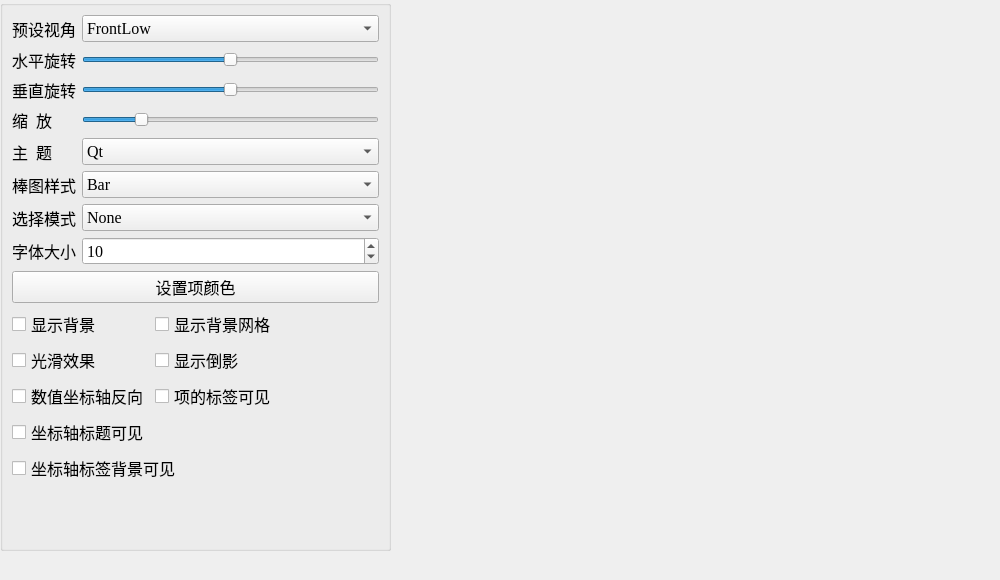
<?xml version="1.0" encoding="UTF-8"?>
<ui version="4.0">
 <class>Test3DBar</class>
 <widget class="QMainWindow" name="Test3DBar">
  <property name="geometry">
   <rect>
    <x>0</x>
    <y>0</y>
    <width>1000</width>
    <height>580</height>
   </rect>
  </property>
  <property name="minimumSize">
   <size>
    <width>1000</width>
    <height>580</height>
   </size>
  </property>
  <property name="maximumSize">
   <size>
    <width>1000</width>
    <height>580</height>
   </size>
  </property>
  <property name="font">
   <font>
    <family>Times New Roman</family>
    <pointsize>12</pointsize>
   </font>
  </property>
  <property name="windowTitle">
   <string>MainWindow</string>
  </property>
  <widget class="QWidget" name="centralwidget">
   <widget class="QGroupBox" name="groupBox">
    <property name="geometry">
     <rect>
      <x>0</x>
      <y>0</y>
      <width>391</width>
      <height>551</height>
     </rect>
    </property>
    <property name="title">
     <string/>
    </property>
    <layout class="QVBoxLayout" name="verticalLayout">
     <item>
      <layout class="QGridLayout" name="gridLayout">
       <item row="0" column="0">
        <widget class="QLabel" name="label_5">
         <property name="text">
          <string>预设视角</string>
         </property>
         <property name="buddy">
          <cstring>comboCamera</cstring>
         </property>
        </widget>
       </item>
       <item row="0" column="1">
        <widget class="QComboBox" name="comboCamera">
         <item>
          <property name="text">
           <string>FrontLow</string>
          </property>
         </item>
         <item>
          <property name="text">
           <string>Front</string>
          </property>
         </item>
         <item>
          <property name="text">
           <string>FrontHigh</string>
          </property>
         </item>
         <item>
          <property name="text">
           <string>LeftLow</string>
          </property>
         </item>
         <item>
          <property name="text">
           <string>Left</string>
          </property>
         </item>
         <item>
          <property name="text">
           <string>LeftHigh</string>
          </property>
         </item>
         <item>
          <property name="text">
           <string>RightLow</string>
          </property>
         </item>
         <item>
          <property name="text">
           <string>Right</string>
          </property>
         </item>
         <item>
          <property name="text">
           <string>RightHigh</string>
          </property>
         </item>
         <item>
          <property name="text">
           <string>BehindLow</string>
          </property>
         </item>
         <item>
          <property name="text">
           <string>Behind</string>
          </property>
         </item>
         <item>
          <property name="text">
           <string>BehindHigh</string>
          </property>
         </item>
         <item>
          <property name="text">
           <string>IsometricLeft</string>
          </property>
         </item>
         <item>
          <property name="text">
           <string>IsometricLeftHigh</string>
          </property>
         </item>
         <item>
          <property name="text">
           <string>IsometricRight</string>
          </property>
         </item>
         <item>
          <property name="text">
           <string>IsometricRightHigh</string>
          </property>
         </item>
         <item>
          <property name="text">
           <string>DirectlyAbove</string>
          </property>
         </item>
         <item>
          <property name="text">
           <string>DirectlyAboveCW45</string>
          </property>
         </item>
         <item>
          <property name="text">
           <string>DirectlyAboveCCW45</string>
          </property>
         </item>
         <item>
          <property name="text">
           <string>FrontBelow</string>
          </property>
         </item>
         <item>
          <property name="text">
           <string>LeftBelow</string>
          </property>
         </item>
         <item>
          <property name="text">
           <string>RightBelow</string>
          </property>
         </item>
         <item>
          <property name="text">
           <string>BehindBelow</string>
          </property>
         </item>
         <item>
          <property name="text">
           <string>DirectlyBelow</string>
          </property>
         </item>
        </widget>
       </item>
       <item row="1" column="0">
        <widget class="QLabel" name="label_6">
         <property name="text">
          <string>水平旋转</string>
         </property>
         <property name="buddy">
          <cstring>sliderH</cstring>
         </property>
        </widget>
       </item>
       <item row="1" column="1">
        <widget class="QSlider" name="sliderH">
         <property name="minimum">
          <number>-180</number>
         </property>
         <property name="maximum">
          <number>180</number>
         </property>
         <property name="orientation">
          <enum>Qt::Horizontal</enum>
         </property>
        </widget>
       </item>
       <item row="2" column="0">
        <widget class="QLabel" name="label_7">
         <property name="text">
          <string>垂直旋转</string>
         </property>
         <property name="buddy">
          <cstring>sliderV</cstring>
         </property>
        </widget>
       </item>
       <item row="2" column="1">
        <widget class="QSlider" name="sliderV">
         <property name="minimum">
          <number>-180</number>
         </property>
         <property name="maximum">
          <number>180</number>
         </property>
         <property name="orientation">
          <enum>Qt::Horizontal</enum>
         </property>
        </widget>
       </item>
       <item row="3" column="0">
        <widget class="QLabel" name="label_8">
         <property name="text">
          <string>缩  放</string>
         </property>
         <property name="buddy">
          <cstring>sliderZoom</cstring>
         </property>
        </widget>
       </item>
       <item row="3" column="1">
        <widget class="QSlider" name="sliderZoom">
         <property name="minimum">
          <number>10</number>
         </property>
         <property name="maximum">
          <number>500</number>
         </property>
         <property name="value">
          <number>100</number>
         </property>
         <property name="orientation">
          <enum>Qt::Horizontal</enum>
         </property>
        </widget>
       </item>
       <item row="4" column="0">
        <widget class="QLabel" name="label">
         <property name="text">
          <string>主  题</string>
         </property>
         <property name="buddy">
          <cstring>cBoxTheme</cstring>
         </property>
        </widget>
       </item>
       <item row="4" column="1">
        <widget class="QComboBox" name="cBoxTheme">
         <item>
          <property name="text">
           <string>Qt</string>
          </property>
         </item>
         <item>
          <property name="text">
           <string>Primary Colors</string>
          </property>
         </item>
         <item>
          <property name="text">
           <string>Digia</string>
          </property>
         </item>
         <item>
          <property name="text">
           <string>StoneMoss</string>
          </property>
         </item>
         <item>
          <property name="text">
           <string>ArmyBlue</string>
          </property>
         </item>
         <item>
          <property name="text">
           <string>Retro</string>
          </property>
         </item>
         <item>
          <property name="text">
           <string>Ebony</string>
          </property>
         </item>
         <item>
          <property name="text">
           <string>Isabelle</string>
          </property>
         </item>
        </widget>
       </item>
       <item row="5" column="0">
        <widget class="QLabel" name="label_2">
         <property name="text">
          <string>棒图样式</string>
         </property>
         <property name="buddy">
          <cstring>cBoxBarStyle</cstring>
         </property>
        </widget>
       </item>
       <item row="5" column="1">
        <widget class="QComboBox" name="cBoxBarStyle">
         <item>
          <property name="text">
           <string>Bar</string>
          </property>
         </item>
         <item>
          <property name="text">
           <string>Cube</string>
          </property>
         </item>
         <item>
          <property name="text">
           <string>Pyramid</string>
          </property>
         </item>
         <item>
          <property name="text">
           <string>Cone</string>
          </property>
         </item>
         <item>
          <property name="text">
           <string>Cylinder</string>
          </property>
         </item>
         <item>
          <property name="text">
           <string>BevelBar</string>
          </property>
         </item>
         <item>
          <property name="text">
           <string>BevelCube</string>
          </property>
         </item>
         <item>
          <property name="text">
           <string>Sphere</string>
          </property>
         </item>
         <item>
          <property name="text">
           <string>Minimal</string>
          </property>
         </item>
         <item>
          <property name="text">
           <string>Arrow</string>
          </property>
         </item>
         <item>
          <property name="text">
           <string>Point</string>
          </property>
         </item>
        </widget>
       </item>
       <item row="6" column="0">
        <widget class="QLabel" name="label_3">
         <property name="text">
          <string>选择模式</string>
         </property>
         <property name="buddy">
          <cstring>cBoxSelectionMode</cstring>
         </property>
        </widget>
       </item>
       <item row="6" column="1">
        <widget class="QComboBox" name="cBoxSelectionMode">
         <item>
          <property name="text">
           <string>None</string>
          </property>
         </item>
         <item>
          <property name="text">
           <string>Item</string>
          </property>
         </item>
         <item>
          <property name="text">
           <string>Row</string>
          </property>
         </item>
         <item>
          <property name="text">
           <string>Item And Row</string>
          </property>
         </item>
         <item>
          <property name="text">
           <string>Column</string>
          </property>
         </item>
         <item>
          <property name="text">
           <string>Item And Column</string>
          </property>
         </item>
         <item>
          <property name="text">
           <string>Row And Column</string>
          </property>
         </item>
         <item>
          <property name="text">
           <string>Item Row And Column</string>
          </property>
         </item>
         <item>
          <property name="text">
           <string>Slice</string>
          </property>
         </item>
        </widget>
       </item>
       <item row="7" column="0">
        <widget class="QLabel" name="label_4">
         <property name="text">
          <string>字体大小</string>
         </property>
         <property name="buddy">
          <cstring>spinFontSize</cstring>
         </property>
        </widget>
       </item>
       <item row="7" column="1">
        <widget class="QSpinBox" name="spinFontSize">
         <property name="minimum">
          <number>5</number>
         </property>
         <property name="value">
          <number>10</number>
         </property>
        </widget>
       </item>
      </layout>
     </item>
     <item>
      <widget class="QPushButton" name="btnBarColor">
       <property name="text">
        <string>设置项颜色</string>
       </property>
      </widget>
     </item>
     <item>
      <layout class="QGridLayout" name="gridLayout_2">
       <item row="0" column="0">
        <widget class="QCheckBox" name="chkBoxBackground">
         <property name="text">
          <string>显示背景</string>
         </property>
        </widget>
       </item>
       <item row="0" column="1" colspan="2">
        <widget class="QCheckBox" name="chkBoxGrid">
         <property name="text">
          <string>显示背景网格</string>
         </property>
        </widget>
       </item>
       <item row="1" column="0">
        <widget class="QCheckBox" name="chkBoxSmooth">
         <property name="text">
          <string>光滑效果</string>
         </property>
        </widget>
       </item>
       <item row="1" column="1" colspan="2">
        <widget class="QCheckBox" name="chkBoxReflection">
         <property name="text">
          <string>显示倒影</string>
         </property>
        </widget>
       </item>
       <item row="2" column="0">
        <widget class="QCheckBox" name="chkBoxReverse">
         <property name="text">
          <string>数值坐标轴反向</string>
         </property>
        </widget>
       </item>
       <item row="2" column="1" colspan="2">
        <widget class="QCheckBox" name="chkBoxItemLabel">
         <property name="text">
          <string>项的标签可见</string>
         </property>
        </widget>
       </item>
       <item row="3" column="0">
        <widget class="QCheckBox" name="chkBoxAxisTitle">
         <property name="text">
          <string>坐标轴标题可见</string>
         </property>
        </widget>
       </item>
       <item row="3" column="2">
        <spacer name="horizontalSpacer">
         <property name="orientation">
          <enum>Qt::Horizontal</enum>
         </property>
         <property name="sizeHint" stdset="0">
          <size>
           <width>40</width>
           <height>20</height>
          </size>
         </property>
        </spacer>
       </item>
       <item row="4" column="0" colspan="2">
        <widget class="QCheckBox" name="chkBoxAxisBackground">
         <property name="text">
          <string>坐标轴标签背景可见</string>
         </property>
        </widget>
       </item>
       <item row="4" column="2">
        <spacer name="horizontalSpacer_2">
         <property name="orientation">
          <enum>Qt::Horizontal</enum>
         </property>
         <property name="sizeHint" stdset="0">
          <size>
           <width>40</width>
           <height>20</height>
          </size>
         </property>
        </spacer>
       </item>
      </layout>
     </item>
     <item>
      <spacer name="verticalSpacer">
       <property name="orientation">
        <enum>Qt::Vertical</enum>
       </property>
       <property name="sizeHint" stdset="0">
        <size>
         <width>20</width>
         <height>40</height>
        </size>
       </property>
      </spacer>
     </item>
    </layout>
   </widget>
  </widget>
 </widget>
 <resources/>
 <connections/>
</ui>
